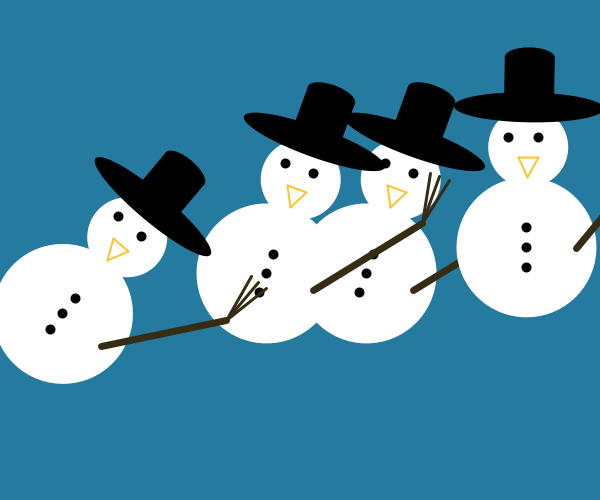
Frame 1 (no input)
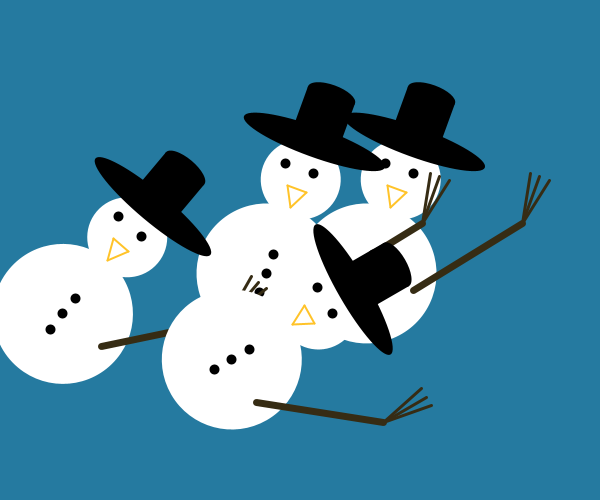
Frame 60 (the mouse pressed at the canvas centre just before this capture)
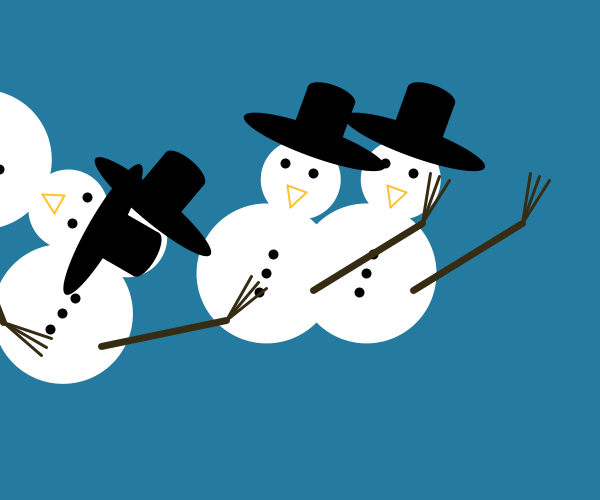
Frame 120 (the mouse held since frame 60 and released just before this capture)

The Processing sketch that drew these frames (run headless with seeded random() and noise(); from frame 60 on, the mouse is pressed at the canvas centre):

// Processing sketch: processing_54239
// ── processing_54239.pde

void setup(){
  size(600,500);
  smooth();

}

void draw(){
  
 background(37,122,160); 
  
horst(200,0,20);
horst(100,0,20);
horst(0,0,40);
horst(280,43,frameCount);
  
}

void horst(int x, int y, float winkel){
 
 pushMatrix();
  
  translate(x,y);
  rotate(radians(winkel));
  
  
   
  fill(255);
   noStroke();
  ellipse(250,100,80,80);
  ellipse(250,200,140,140);
  
  fill(0);
  
  rect(225,10,50,50);
  ellipse(250,60,150,30);
  ellipse(250,10,50,20);
  stroke(0);
  strokeWeight(10);
  point(230,90);
  point(260,90);
  point(250,180);
  point(250,200);
  point(250,220);
  
  stroke(255,195,41);
  strokeWeight(2);
  line(240,110,250,130);
  line(250,130,260,110);
  line(260,110, 240,110);
  
  stroke(54,44,20);
  strokeWeight(7);
  line(300,200,380,100);
  strokeWeight(3);
  line(380,100,370,50);
  line(380,100,380,50);
  line(380,100,390,50);  
  
  popMatrix();
}
